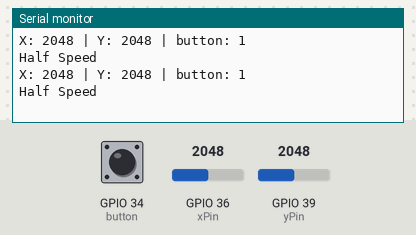
Bench run of a sketch on a simulated ESP32. On the bench: the last lines printed to the serial monitor. Inputs (shaded band) come from the test bench; at power-on: GPIO 36 (xPin) = 2048, GPIO 34 (button) HIGH, GPIO 39 (yPin) = 2048.

Above: at 1.8 s.
1.9 s: GPIO 36 (xPin) set to 1065
At 2.8 s:
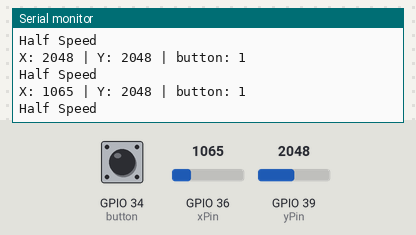
3.4 s: GPIO 36 (xPin) set to 951
At 4.8 s:
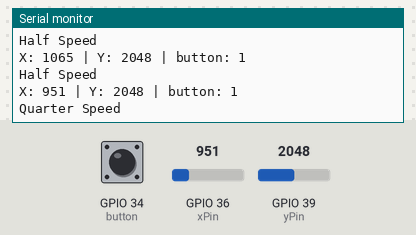
Timing chart, 0 to 6.4 s (numbered marks = the images above; inputs shaded):
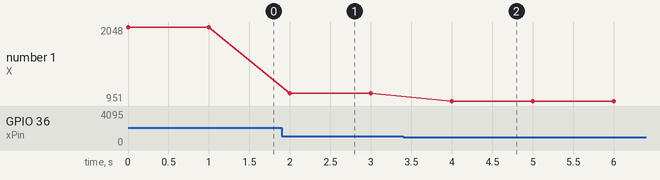

Measured:
- the behaviour switches between 1000 and 999 on GPIO 36 (xPin) (found by bisection; images 1 and 2)
- after the input at 1.9 s, the serial monitor: prints a new line after 0.10 s (image 1)
- after the input at 3.4 s, the serial monitor: prints a new line after 0.60 s (image 2)
- plotted number 1: 2048 → 1065 after the input at 1.9 s, 1065 → 951 after the input at 3.4 s

The sketch:

joystick_speed_practice.ino
```cpp
////////////////////////////////////////////////////////////////////////////////////////
// OVERVIEW
////////////////////////////////////////////////////////////////////////////////////////
/*
DESCRIPTION: Practice Using Sensor

AUTHOR: Tuan Kiet Le & Brendan Thomas.

COMMENTS:

HISTORY:

*/


///////////////////////////////////////////////////////////////////////////////////////
//INCLUDES
///////////////////////////////////////////////////////////////////////////////////////


//////////////////////////////////////////////////////////////////////////////////////
//DEFINES, CONSTANT AND MACROS
int xPin    = 36;
int yPin    = 39;
int button  = 34;
int xVal;
int yVal;
int buttonState;
//////////////////////////////////////////////////////////////////////////////////////

///////////////////////////////////////////////////////////////////////////////////////
//GLOBALS
///////////////////////////////////////////////////////////////////////////////////////

//////////////////////////////////////////////////////////////////////////////////////
//FUNCTIONS
int getMotorStatus(int xVal, int yVal)// MODE 1: FULL SPEED, MODE 2: HALF-SPEED, MODE 3: QUARTER-SPEED
{
//If the joystick is pushed forward, increase speed to max speed
  if (xVal > 3500) {
    return 1;
//If the joystick is pulled backward, decrease speed to quarter speed
  } else if (xVal < 1000) {
    return 3;
//If the joystick is idle or not pushed/pulled to previous values, speed remains at half speed
  } else {
    return 2;
  }
}
void controlMotor(int motorStatus){
  switch(motorStatus){
    case 1: Serial.print("Full Speed");
            Serial.println();
            break;
    case 2: Serial.print("Half Speed");
            Serial.println();
            break;
    case 3: Serial.print("Quarter Speed");
            Serial.println();
  }
}
//////////////////////////////////////////////////////////////////////////////////////
void setup() {
  // put your setup code here, to run once:
  Serial.begin(9600);
  pinMode(xPin, INPUT);
  pinMode(yPin, INPUT);
  pinMode(button , INPUT_PULLUP);
}

void loop() {
  // put your main code here, to run repeatedly:
  //Send out pulse and receive pulse

  xVal        = analogRead(xPin);
  yVal        = analogRead(yPin);
  buttonState = digitalRead(button);

  Serial.print("X: ");
  Serial.print(xVal);
  Serial.print(" | Y: ");
  Serial.print(yVal);
  Serial.print(" | button: ");
  Serial.print(buttonState);
  Serial.println();

  controlMotor(getMotorStatus(xVal, yVal));
  delay(1000);
}
```
